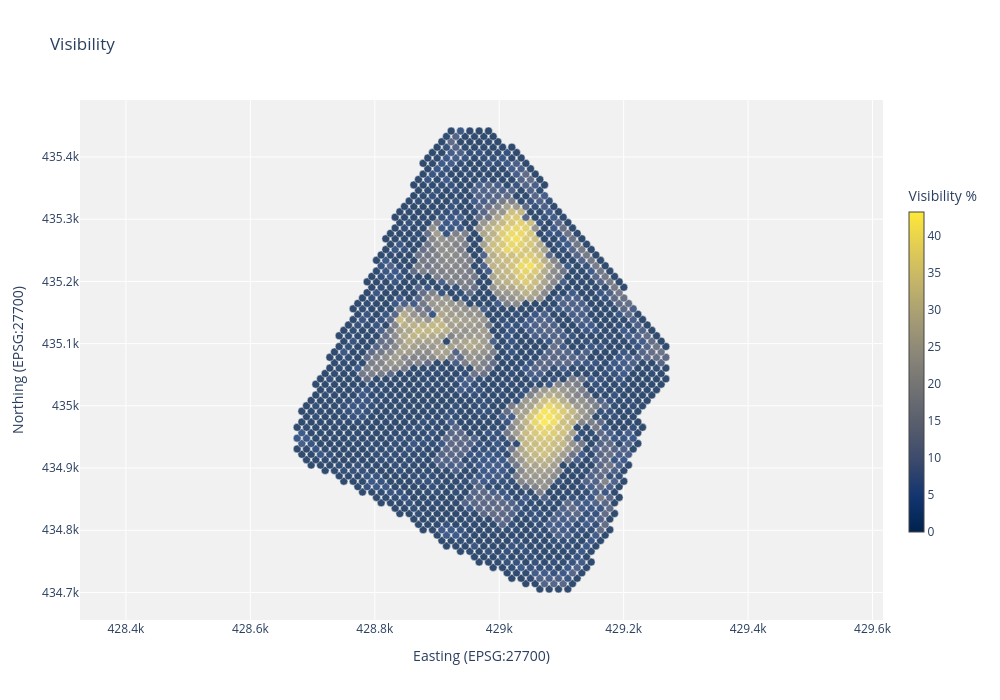

The cell this chart's notebook holds for it:
### Code cell
# Create interactive plotly map
fig = go.Figure()

# Extract coordinates for the scatter plot
lons = park_vga_bng.geometry.x
lats = park_vga_bng.geometry.y


# Add scatter plot
fig.add_trace(go.Scatter(
    x=lons,
    y=lats,
    mode='markers',
    marker=dict(
        size=8,
        color=park_vga_bng['visibility_pct'],
        colorscale="Cividis",
        colorbar=dict(
            title="Visibility %",
            thickness=15,
            len=0.7
        ),
        line=dict(width=0.5, color='white'),
        opacity=0.8
    ),
    name='Vegetation'
))

# Update layout for better visualization
fig.update_layout(
    title='Visibility',
    xaxis_title='Easting (EPSG:27700)',
    yaxis_title='Northing (EPSG:27700)',
    hovermode='closest',
    height=700,
    width=1000,
    xaxis=dict(scaleanchor='y', scaleratio=1),
    yaxis=dict(scaleanchor='x', scaleratio=1),
    plot_bgcolor='rgba(240, 240, 240, 0.9)'
)

fig.show()

### Figure 1 — Plotly figure (JSON) as saved in the notebook; plotly's stock layout.template omitted (floating-point values rounded to 4 significant figures; data arrays with more than 128 entries replaced by an {"elided": "..."} marker saying what was removed)
{"data": [{"marker": {"color": {"elided": "2136 float values"}, "colorbar": {"len": 0.7, "thickness": 15, "title": {"text": "Visibility %"}}, "colorscale": [[0, "#00224e"], [0.1111, "#123570"], [0.2222, "#3b496c"], [0.3333, "#575d6d"], [0.4444, "#707173"], [0.5556, "#8a8678"], [0.6667, "#a59c74"], [0.7778, "#c3b369"], [0.8889, "#e1cc55"], [1, "#fee838"]], "line": {"color": "white", "width": 0.5}, "opacity": 0.8, "size": 8}, "mode": "markers", "name": "Vegetation", "type": "scatter", "x": {"elided": "2136 float values"}, "y": {"elided": "2136 float values"}}], "layout": {"height": 700, "hovermode": "closest", "plot_bgcolor": "rgba(240, 240, 240, 0.9)", "title": {"text": "Visibility"}, "width": 1000, "xaxis": {"scaleanchor": "y", "scaleratio": 1, "title": {"text": "Easting (EPSG:27700)"}}, "yaxis": {"scaleanchor": "x", "scaleratio": 1, "title": {"text": "Northing (EPSG:27700)"}}}}
